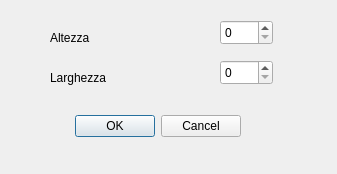
<?xml version="1.0" encoding="UTF-8"?>
<ui version="4.0">
 <class>SilvestriClassDialogBase</class>
 <widget class="QDialog" name="SilvestriClassDialogBase">
  <property name="geometry">
   <rect>
    <x>0</x>
    <y>0</y>
    <width>337</width>
    <height>174</height>
   </rect>
  </property>
  <property name="windowTitle">
   <string>Silvestri</string>
  </property>
  <widget class="QDialogButtonBox" name="button_box">
   <property name="geometry">
    <rect>
     <x>60</x>
     <y>110</y>
     <width>181</width>
     <height>32</height>
    </rect>
   </property>
   <property name="orientation">
    <enum>Qt::Horizontal</enum>
   </property>
   <property name="standardButtons">
    <set>QDialogButtonBox::Cancel|QDialogButtonBox::Ok</set>
   </property>
  </widget>
  <widget class="QLabel" name="HighLabel">
   <property name="geometry">
    <rect>
     <x>50</x>
     <y>30</y>
     <width>111</width>
     <height>16</height>
    </rect>
   </property>
   <property name="text">
    <string>Altezza</string>
   </property>
  </widget>
  <widget class="QLabel" name="WidthLabel">
   <property name="geometry">
    <rect>
     <x>50</x>
     <y>70</y>
     <width>111</width>
     <height>16</height>
    </rect>
   </property>
   <property name="text">
    <string>Larghezza</string>
   </property>
  </widget>
  <widget class="QSpinBox" name="highInput">
   <property name="geometry">
    <rect>
     <x>220</x>
     <y>20</y>
     <width>53</width>
     <height>25</height>
    </rect>
   </property>
  </widget>
  <widget class="QSpinBox" name="widthInput">
   <property name="geometry">
    <rect>
     <x>220</x>
     <y>60</y>
     <width>53</width>
     <height>25</height>
    </rect>
   </property>
  </widget>
 </widget>
 <resources/>
 <connections>
  <connection>
   <sender>button_box</sender>
   <signal>accepted()</signal>
   <receiver>SilvestriClassDialogBase</receiver>
   <slot>accept()</slot>
   <hints>
    <hint type="sourcelabel">
     <x>20</x>
     <y>20</y>
    </hint>
    <hint type="destinationlabel">
     <x>20</x>
     <y>20</y>
    </hint>
   </hints>
  </connection>
  <connection>
   <sender>button_box</sender>
   <signal>rejected()</signal>
   <receiver>SilvestriClassDialogBase</receiver>
   <slot>reject()</slot>
   <hints>
    <hint type="sourcelabel">
     <x>20</x>
     <y>20</y>
    </hint>
    <hint type="destinationlabel">
     <x>20</x>
     <y>20</y>
    </hint>
   </hints>
  </connection>
 </connections>
</ui>
